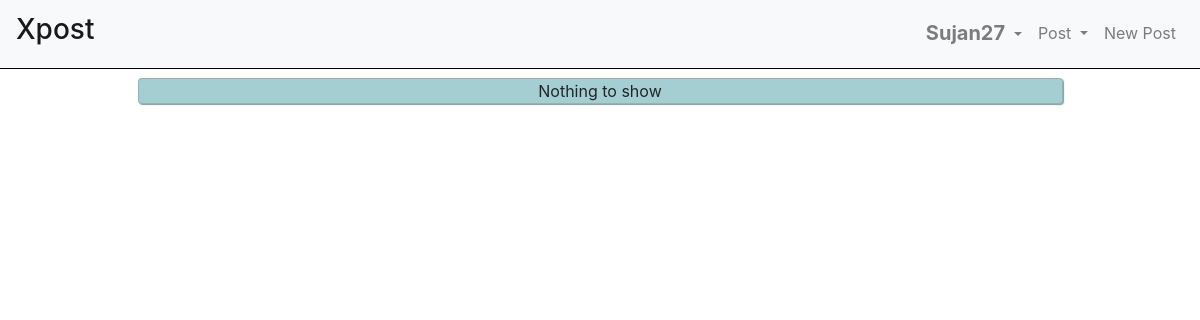
Before: /posts/ (signed in) with the older database file.
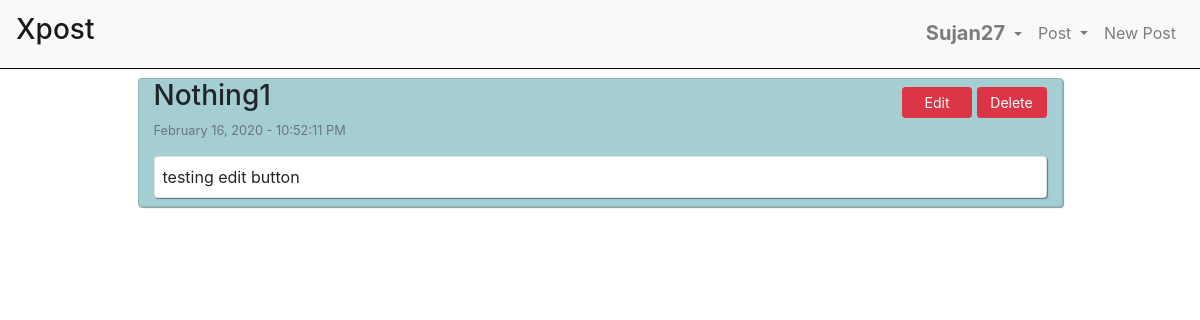
After: the same page with the newer database file.
### userposts/models.py (models this page shows, shortened)
class Posts(models.Model):
    author = models.ForeignKey(User, on_delete=models.CASCADE)
    title = models.CharField(max_length=150)
    post = models.TextField()
    dateOfPost = models.DateTimeField(default=timezone.now)

### userposts/views.py (the view)
# urls.py: path('', views.userPost, name='userPost'),
@login_required(login_url='../login')
def userPost(response):
    myPost = Posts.objects.filter(
        author_id=response.user.id).order_by('-dateOfPost')
    return render(response, 'userposts/userposts.html', {'posts': myPost})

### userposts/templates/userposts/userposts.html (shortened to what this page needs)
{% extends 'base.html' %}
{% block content %}
<div class="container myContent" data-id="myfollowpost">
    {% for post in posts %}
    <div class="card col-10 mx-auto my-2"
        style="box-shadow: 1px 1px 1px rgba(13, 54, 54, 0.507);background-color: #0a7a865e;">
        <div class="card-text">
            <h3 class="myTitle">{{post.title|capfirst}}</h3>
            <div class="floatBut">
                <button class="btn btn-danger mt-2 btn-sm" data-class="edit" data-postId="{{post.id}}"
                    style="min-width: 70px;">Edit</button>
                <button class="btn btn-danger mt-2 btn-sm" data-class="delete" data-postId="{{post.id}}"
                    style="min-width: 70px;">Delete</button>
            </div>
            <small class="myDate"><label class="text-muted">{{post.dateOfPost|date:"F d, Y - h:i:s A"}}</label></small>
        </div>
        <div class="card pl-2 py-2 my-2" style="box-shadow: 1px 1px 1px rgba(13, 54, 54, 0.507);">
            {{post.post}}
        </div>
    </div>
    {% empty %}
    <div class="card col-10 mx-auto my-2"
        style="box-shadow: 1px 1px 1px rgba(13, 54, 54, 0.507);background-color: #0a7a865e;">
        <div class="card-text text-center">
            Nothing to show
        </div>
    </div>
    {% endfor %}
</div>
{% endblock content %}

Changed rows visible on the page:
added Posts: title "Nothing1", dateOfPost "February 16, 2020 - 10:52:11 PM", post "testing edit button"
Other visible differences:
text no longer shown: "Nothing to show"
